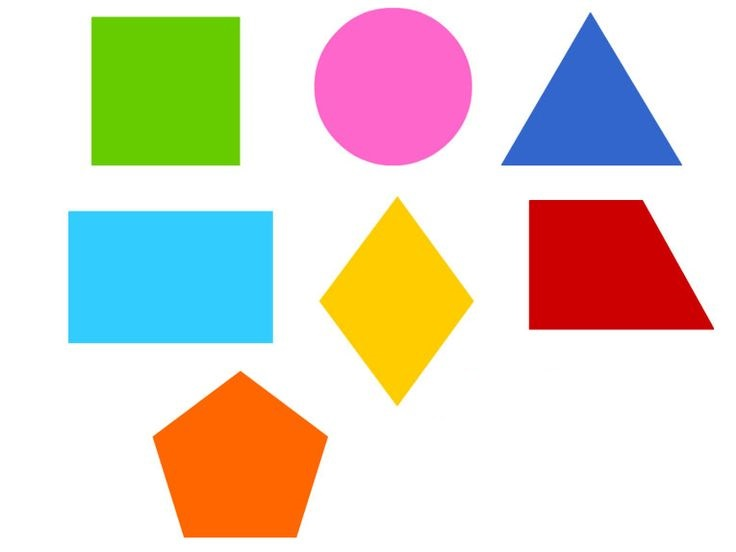
#> input picture lab2.1/corner.jpg, 736 x 552 px
$ python lab2.3.py
#> lines starting #> are read from the running program, lines starting #| are printed output that depends on the picture; after the words box and inside, x2 and y2 are one past the last pixel; in counts of white or black regions, pixels touching at a corner belong together
import cv2
import imutils

img = cv2.imread('corner.jpg')
#> img is the input picture: shape (552, 736, 3); mean B, G, R 201.3, 214.1, 223
gray = cv2.cvtColor(img, cv2.COLOR_BGR2GRAY)
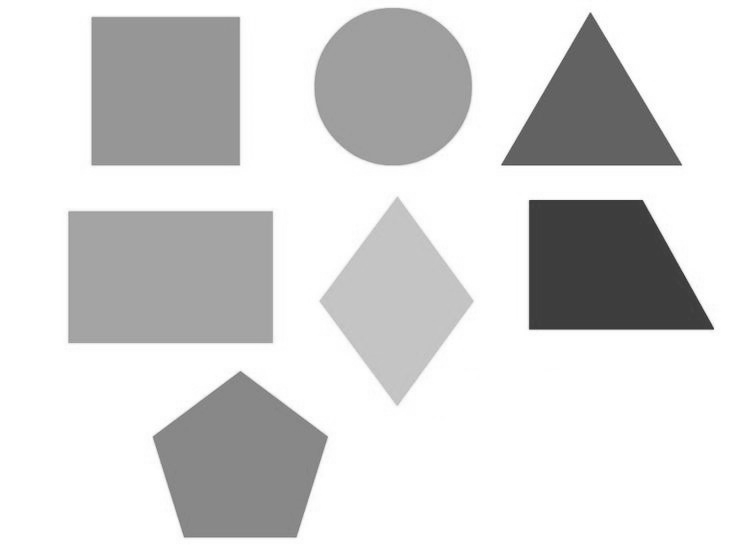
#> gray: shape (552, 736); min 47, max 255, mean 215.3
blur = cv2.blur(img, (2,2))
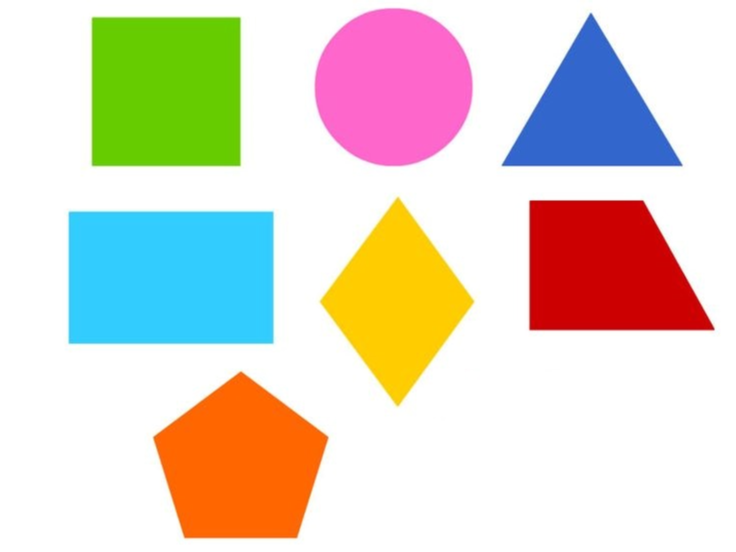
#> blur: shape (552, 736, 3); mean B, G, R 201.4, 214.1, 223
canny = cv2.Canny(blur, 20, 100)
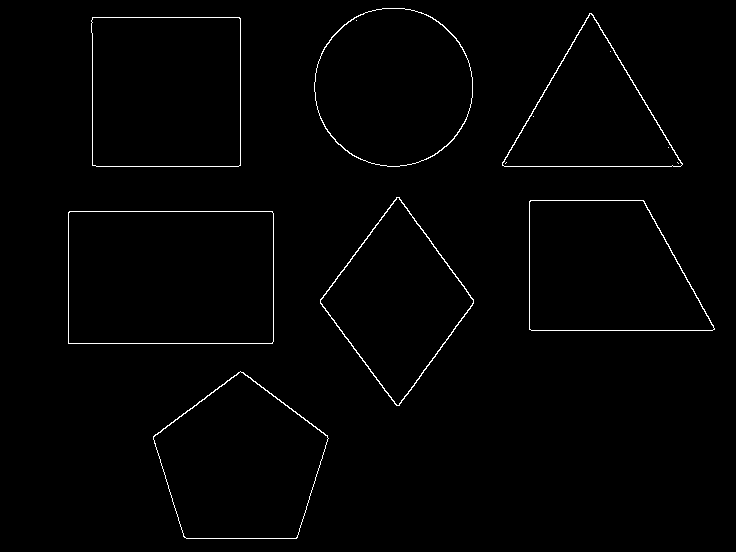
#> canny: shape (552, 736); 1.1% white in thin lines or dots, all inside (x1, y1, x2, y2) = (68, 8, 715, 539)

cv2.imshow('Canny', canny)

contours = cv2.findContours(canny, cv2.RETR_TREE, cv2.CHAIN_APPROX_SIMPLE)
#> contours = 20 contours, 6 with area under 20; largest, box (x1, y1, x2, y2) and area: (68, 211, 274, 344) 27056, (68, 211, 274, 344) 27054, (91, 17, 241, 167) 22058, (91, 17, 241, 167) 22056, (153, 371, 329, 539) 20434
contours = imutils.grab_contours(contours)

for c in contours:
    p = cv2.arcLength(c, True)
    approx = cv2.approxPolyDP(c, 0.02*p, True)
    if len(approx) == 4:
        cv2.drawContours(img, [approx], -1, (255,255,0), 2)
#> this loop made 20 passes
#> (p, approx) on passes 3 to 14: (672.2, [[68, 212], [68, 343], [272, 343], [272, 211]]), (669.9, [[68, 213], [271, 211], [273, 341], [69, 343]]), (586.7, [[529, 201], [529, 329], [714, 329], [643, 200]]), (584.3, [[529, 202], [642, 200], [714, 328], [531, 330]]), (546.3, [[396, 197], [320, 303], [399, 405], [473, 299]]), (543.9, [[397, 197], [473, 300], [398, 405], [320, 302]]), (593.9, [[92, 17], [92, 165], [240, 165], [240, 18]]), (591.6, [[92, 18], [238, 17], [240, 164], [93, 165]]), (560.8, [[502, 162], [682, 164], [591, 13]]), (559, [[502, 163], [590, 13], [682, 164]]), (2.83, [[677, 162], [678, 163]]), (2.83, [[506, 162], [505, 163]])
#> p on passes 1, 2, 18, 19: 570.4, 568, 524.2, 521.9
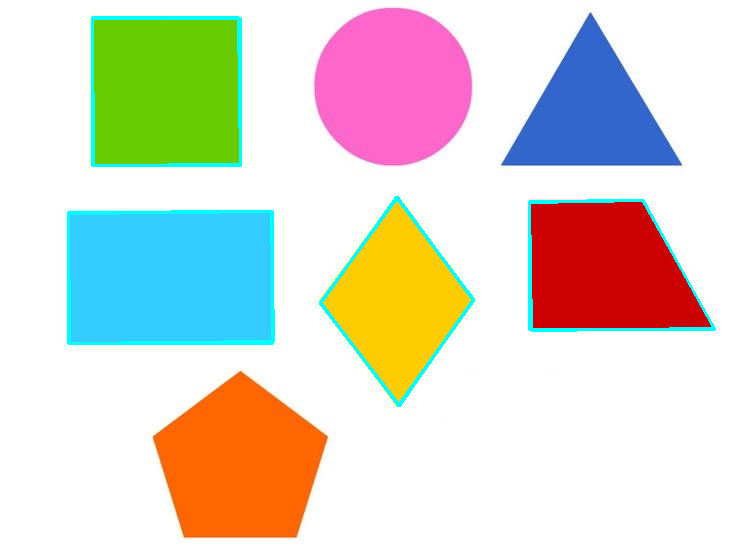
#> img: shape (552, 736, 3); 2.08% of pixels changed, all inside (x1, y1, x2, y2) = (67, 16, 716, 407)

cv2.imshow('square_finder', img)
cv2.waitKey(0)
cv2.destroyAllWindows()
